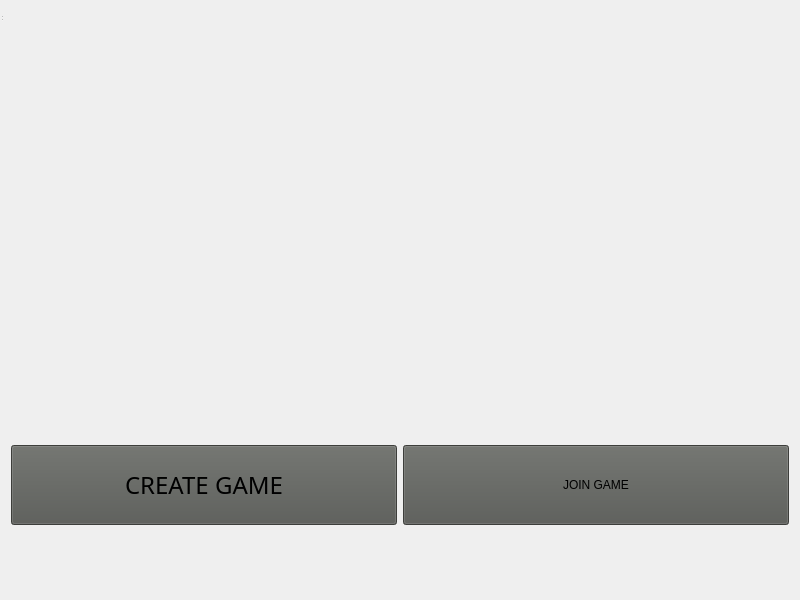
<?xml version="1.0" encoding="UTF-8"?>
<ui version="4.0">
 <class>MainGame</class>
 <widget class="QDialog" name="MainGame">
  <property name="geometry">
   <rect>
    <x>0</x>
    <y>0</y>
    <width>800</width>
    <height>600</height>
   </rect>
  </property>
  <property name="windowTitle">
   <string>Mode Election</string>
  </property>
  <layout class="QGridLayout" name="gridLayout">
   <item row="1" column="0">
    <widget class="QPushButton" name="createGameButton">
     <property name="maximumSize">
      <size>
       <width>16777215</width>
       <height>80</height>
      </size>
     </property>
     <property name="font">
      <font>
       <family>Sarai</family>
       <pointsize>18</pointsize>
       <italic>false</italic>
       <bold>false</bold>
      </font>
     </property>
     <property name="cursor">
      <cursorShape>PointingHandCursor</cursorShape>
     </property>
     <property name="styleSheet">
      <string notr="true">font: 18pt &quot;Sarai&quot;;
background-color: rgb(85, 87, 83);</string>
     </property>
     <property name="text">
      <string>CREATE GAME</string>
     </property>
     <property name="autoDefault">
      <bool>false</bool>
     </property>
    </widget>
   </item>
   <item row="1" column="1">
    <widget class="QPushButton" name="joinGameButton">
     <property name="maximumSize">
      <size>
       <width>16777215</width>
       <height>80</height>
      </size>
     </property>
     <property name="cursor">
      <cursorShape>PointingHandCursor</cursorShape>
     </property>
     <property name="styleSheet">
      <string notr="true">font: 18pt &quot;Sarai&quot;;
background-color: rgb(85, 87, 83);</string>
     </property>
     <property name="text">
      <string>JOIN GAME</string>
     </property>
     <property name="autoDefault">
      <bool>false</bool>
     </property>
    </widget>
   </item>
   <item row="0" column="0" colspan="2">
    <widget class="QWidget" name="centralwidget" native="true">
     <property name="maximumSize">
      <size>
       <width>16777215</width>
       <height>300</height>
      </size>
     </property>
    </widget>
   </item>
  </layout>
  <widget class="QStatusBar" name="statusbar">
   <property name="geometry">
    <rect>
     <x>0</x>
     <y>0</y>
     <width>3</width>
     <height>22</height>
    </rect>
   </property>
  </widget>
 </widget>
 <resources/>
 <connections/>
</ui>
